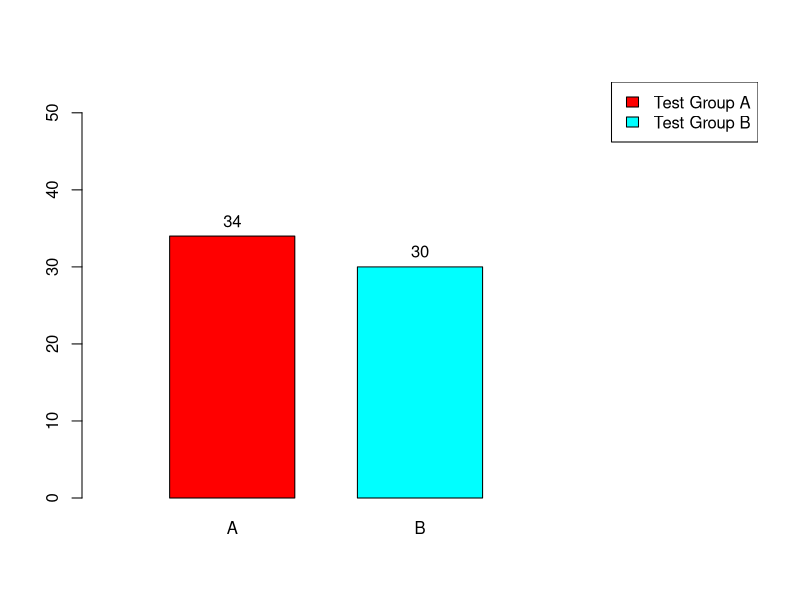

The R source for this figure: (Note: this script raises an error after producing the figure.)
y <-values <- c(34, 30)                                                          ##### Assigned Values

group <- LETTERS[1:2]                                                            ##### Prints 'A' and 'B'
x<-barplot(values, names.arg = group, ylim=c(0,54), space = 0.5, width = 0.4, xlim=c(0, 2), col = rainbow(2)) ##### Barplot
text(x,y+2,labels=as.character(y))                                               ##### Text above bars

legend("topright",                                                               ##### Legend/Key
       legend = c("Test Group A", "Test Group B"),
       fill = c("#ff0000", "#00ffff"))

#####a <- c (3, 2, 2, 2, 2, 2, 2, 2, 2, 2, 1, 2, 2, 2, 0, 3 ,1 ,2)               ##### Box Plot 
#####b <- c (2, 1, 1, 2, 1, 1, 3, 1, 2, 1, 2, 3, 2, 2, 1, 2, 1, 2)               ##### Box Plot

#####boxplot(a, b, horizontal = TRUE)                                            ##### Box Plot

t.test(a, b, paired = TRUE, alternative = "two.sided")                           ##### Paired T Test
